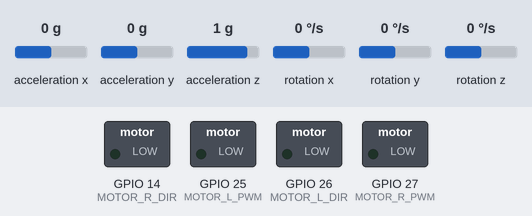
Simulated run of this sketch. Board: ESP32. Shown: switched loads named in the sketch (green lamp = pin HIGH). The inputs (shaded band) are chosen by the test bench; at power-on: acceleration y 0 g, acceleration z 1 g, acceleration x 0 g, rotation x 0 °/s, rotation y 0 °/s, rotation z 0 °/s. What the sketch prints to the serial monitor is not drawn.

Above: at 1.2 s.
1.3 s: acceleration y set to -1.4 g
At 2.4 s:
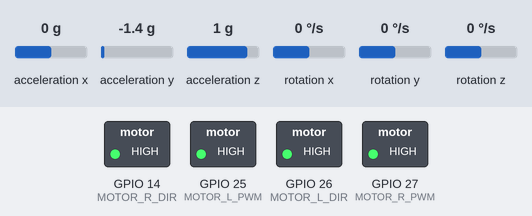
2.8 s: acceleration y set to 0 g
At 5.0 s:
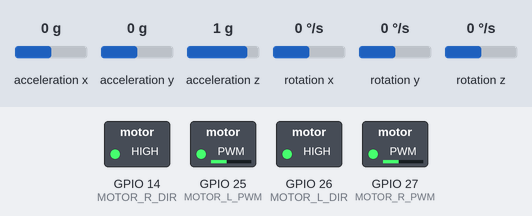
5.8 s: acceleration z set to 0.1 g
7.3 s: acceleration z set to -0.2 g
At 8.1 s:
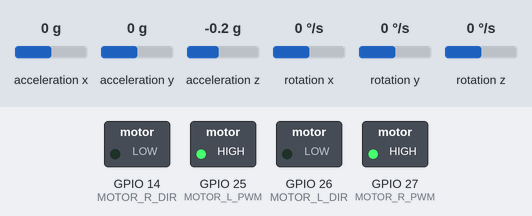
Timing chart, 0 to 9.8 s (numbered marks = the images above; inputs shaded):
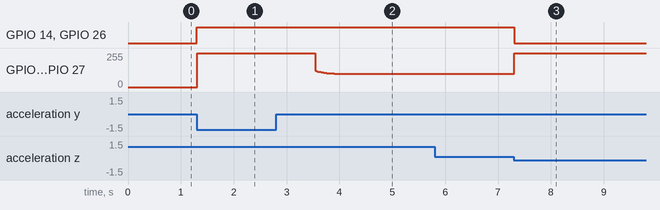

Measured:
- the behaviour switches between 0 and -0.1 g on acceleration z (found by bisection; images 2 and 3)
- after the input at 1.3 s, GPIO 14 (MOTOR_R_DIR), GPIO 26 (MOTOR_L_DIR): LOW → HIGH at once; GPIO 25 (MOTOR_L_PWM), GPIO 27 (MOTOR_R_PWM): 0/255 → 255/255 at once
- after the input at 2.8 s, GPIO 25 (MOTOR_L_PWM), GPIO 27 (MOTOR_R_PWM): moves from 255/255 to 98/255 over 0.68 s, starting after 0.74 s
- after the input at 7.3 s, GPIO 14 (MOTOR_R_DIR), GPIO 26 (MOTOR_L_DIR): HIGH → LOW at once; GPIO 25 (MOTOR_L_PWM), GPIO 27 (MOTOR_R_PWM): 98/255 → 255/255 at once

The sketch:

self-balancing-code.ino
```cpp
#include <Wire.h>
#include <MPU6050.h>

MPU6050 mpu;

// ================= PIN DEFINITIONS =================
const int MOTOR_L_PWM = 25;
const int MOTOR_L_DIR = 26;
const int MOTOR_R_PWM = 27;
const int MOTOR_R_DIR = 14;

const int SDA_PIN = 21;
const int SCL_PIN = 22;
// ==================================================

// ================= PID PARAMETERS =================
float Kp = 25.0;
float Ki = 1.2;
float Kd = 0.8;
// ==================================================

// ================= GLOBAL VARIABLES ================
float setPoint = 0.0;      // Upright angle
float angle = 0.0;

float error = 0;
float prevError = 0;
float integral = 0;
float derivative = 0;

unsigned long prevTime = 0;
float dt = 0;

// IMU raw data
int16_t ax, ay, az;
int16_t gx, gy, gz;
// ==================================================

void setup() {
  Serial.begin(115200);

  pinMode(MOTOR_L_PWM, OUTPUT);
  pinMode(MOTOR_L_DIR, OUTPUT);
  pinMode(MOTOR_R_PWM, OUTPUT);
  pinMode(MOTOR_R_DIR, OUTPUT);

  Wire.begin(SDA_PIN, SCL_PIN);

  mpu.initialize();
  if (!mpu.testConnection()) {
    Serial.println("MPU6050 connection failed!");
    while (1);
  }

  prevTime = millis();
  Serial.println("Self Balancing Robot Initialized");
}

void loop() {
  // Calculate time difference
  unsigned long currentTime = millis();
  dt = (currentTime - prevTime) / 1000.0;
  prevTime = currentTime;

  // Read MPU6050 data
  mpu.getMotion6(&ax, &ay, &az, &gx, &gy, &gz);

  // Accelerometer angle (pitch)
  float accAngle = atan2(ay, az) * 180 / PI;

  // Gyroscope rate (deg/sec)
  float gyroRate = gx / 131.0;

  // Complementary filter
  angle = 0.98 * (angle + gyroRate * dt) + 0.02 * accAngle;

  // PID calculations
  error = setPoint - angle;
  integral += error * dt;
  derivative = (error - prevError) / dt;

  float pidOutput = (Kp * error) + (Ki * integral) + (Kd * derivative);
  prevError = error;

  // Drive motors
  driveMotors(pidOutput);

  // Debug output
  Serial.print("Angle: ");
  Serial.print(angle);
  Serial.print(" | PID Output: ");
  Serial.println(pidOutput);
}

void driveMotors(float pidOutput) {
  int pwmValue = constrain(abs(pidOutput), 0, 255);

  if (pidOutput > 0) {
    digitalWrite(MOTOR_L_DIR, HIGH);
    digitalWrite(MOTOR_R_DIR, HIGH);
  } else {
    digitalWrite(MOTOR_L_DIR, LOW);
    digitalWrite(MOTOR_R_DIR, LOW);
  }

  analogWrite(MOTOR_L_PWM, pwmValue);
  analogWrite(MOTOR_R_PWM, pwmValue);
}
```
